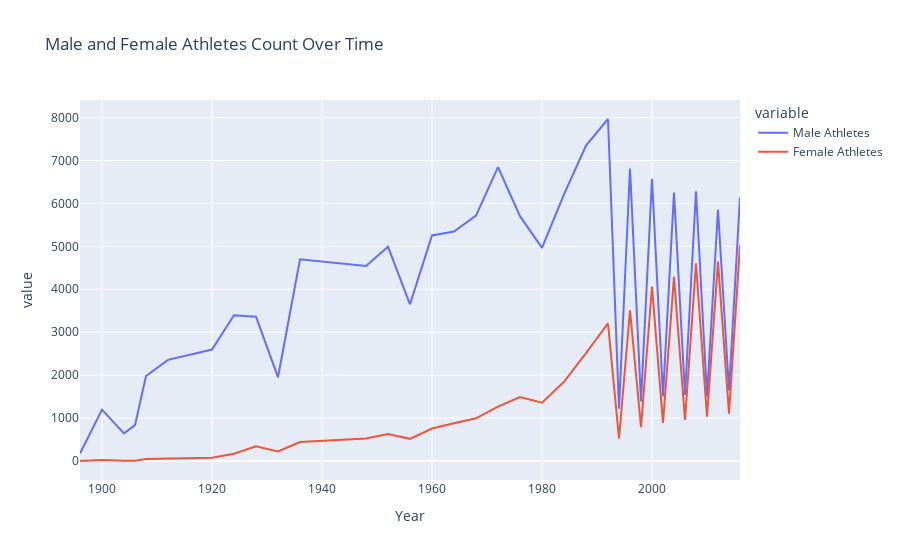

Write notebook code for a chart like this one.
### Markdown cell above
### g: Diagram över könsfördelningen (Daniel)
- könsfördelning per OS över tid

### Code cell
# 0g kod här:

male_athletes = athlete_events.groupby("Sex").get_group("M")
female_athletes = athlete_events.groupby("Sex").get_group("F")

female_athletes_by_year_unique_count = female_athletes.groupby("Year")["Name"].nunique()
female_athletes_by_year_unique_count.loc[1896] = 0
female_athletes_by_year_unique_count = female_athletes_by_year_unique_count.sort_index()

male_athletes_by_year_unique_count = male_athletes.groupby("Year")["Name"].nunique()

# create a dataframe with the data
female_male_ratio_over_time_df = pd.DataFrame({'Year': male_athletes_by_year_unique_count.index, 'Male Athletes': male_athletes_by_year_unique_count.values, 'Female Athletes': female_athletes_by_year_unique_count.values})

# plot the data using Plotly Express
female_male_ratio_over_time_plotly = px.line(female_male_ratio_over_time_df, x='Year', y=['Male Athletes', 'Female Athletes'], title='Male and Female Athletes Count Over Time')
female_male_ratio_over_time_plotly.show()

### Figure 1 — Plotly figure (JSON) as saved in the notebook; plotly's stock layout.template omitted (floating-point values rounded to 4 significant figures)
{"data": [{"hovertemplate": "variable=Male Athletes<br>Year=%{x}<br>value=%{y}<extra></extra>", "legendgroup": "Male Athletes", "line": {"color": "#636efa", "dash": "solid"}, "marker": {"symbol": "circle"}, "mode": "lines", "name": "Male Athletes", "orientation": "v", "showlegend": true, "type": "scatter", "x": [1896, 1900, 1904, 1906, 1908, 1912, 1920, 1924, 1928, 1932, 1936, 1948, 1952, 1956, 1960, 1964, 1968, 1972, 1976, 1980, 1984, 1988, 1992, 1994, 1996, 1998, 2000, 2002, 2004, 2006, 2008, 2010, 2012, 2014, 2016], "xaxis": "x", "y": [176, 1197, 644, 835, 1980, 2356, 2597, 3396, 3362, 1952, 4697, 4545, 4992, 3650, 5255, 5346, 5717, 6845, 5704, 4965, 6213, 7349, 7967, 1216, 6814, 1390, 6576, 1512, 6252, 1539, 6284, 1503, 5858, 1642, 6143], "yaxis": "y"}, {"hovertemplate": "variable=Female Athletes<br>Year=%{x}<br>value=%{y}<extra></extra>", "legendgroup": "Female Athletes", "line": {"color": "#EF553B", "dash": "solid"}, "marker": {"symbol": "circle"}, "mode": "lines", "name": "Female Athletes", "orientation": "v", "showlegend": true, "type": "scatter", "x": [1896, 1900, 1904, 1906, 1908, 1912, 1920, 1924, 1928, 1932, 1936, 1948, 1952, 1956, 1960, 1964, 1968, 1972, 1976, 1980, 1984, 1988, 1992, 1994, 1996, 1998, 2000, 2002, 2004, 2006, 2008, 2010, 2012, 2014, 2016], "xaxis": "x", "y": [0, 23, 6, 6, 44, 53, 78, 169, 340, 222, 441, 523, 629, 516, 757, 880, 994, 1266, 1490, 1358, 1844, 2512, 3206, 522, 3512, 788, 4064, 885, 4288, 955, 4603, 1032, 4646, 1102, 5031], "yaxis": "y"}], "layout": {"legend": {"title": {"text": "variable"}, "tracegroupgap": 0}, "title": {"text": "Male and Female Athletes Count Over Time"}, "xaxis": {"anchor": "y", "domain": [0, 1], "title": {"text": "Year"}}, "yaxis": {"anchor": "x", "domain": [0, 1], "title": {"text": "value"}}}}
